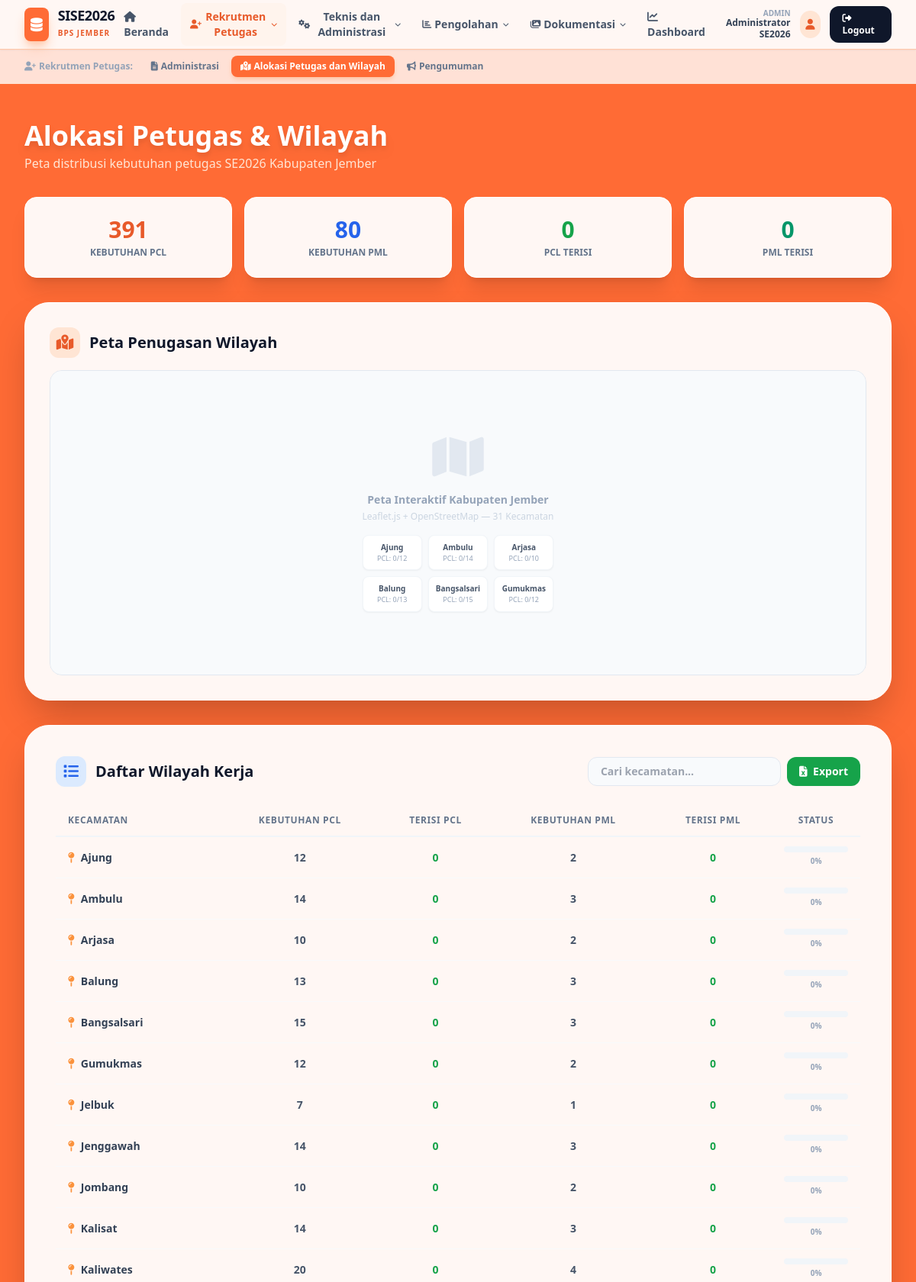
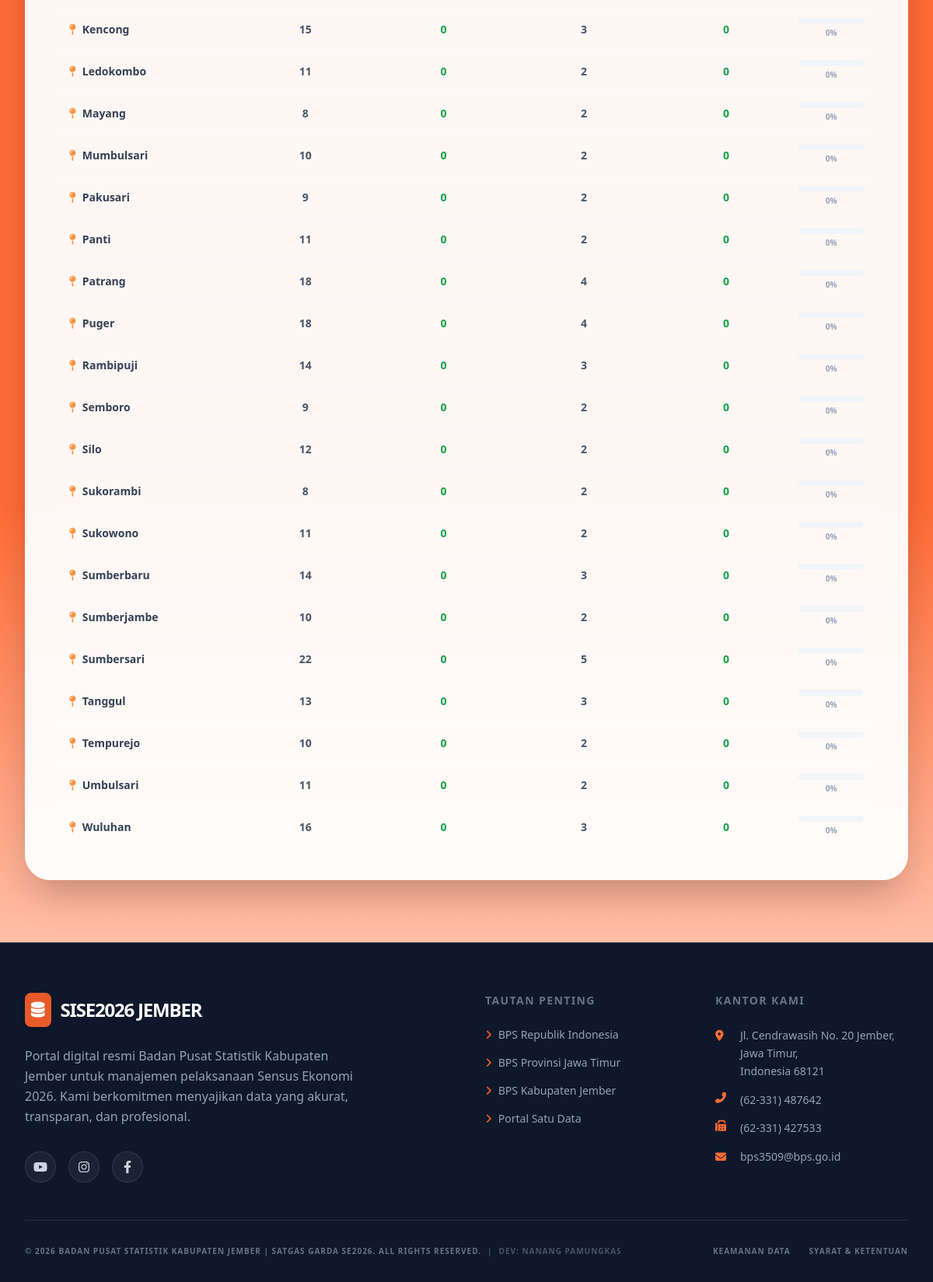
/?page=rekrutmen-petugas&sub=alokasi-petugas-dan-wilayah (signed in), run on the app's committed database (2 pictures, top to bottom).
### tables this page shows
CREATE TABLE `wilayah_kerja`  (
  `id` int NOT NULL AUTO_INCREMENT,
  `kode_kecamatan` varchar(10) NOT NULL,
  `nama_kecamatan` varchar(100) NOT NULL,
  `kebutuhan_pcl` int NULL DEFAULT 0,
  `kebutuhan_pml` int NULL DEFAULT 0,
  `terisi_pcl` int NULL DEFAULT 0,
  `terisi_pml` int NULL DEFAULT 0,
  `lat` decimal(10, 7) NULL DEFAULT NULL,
  `lng` decimal(10, 7) NULL DEFAULT NULL,
  `created_at` timestamp NULL DEFAULT CURRENT_TIMESTAMP,
  PRIMARY KEY (`id`) USING BTREE
);

### src/Models/RekrutmenModel.php (called while the page is built, shortened)
<?php
class RekrutmenModel {
    public static function getAllWilayah() {
        global $pdo;
        if (!$pdo || !self::tableExists('wilayah_kerja')) return self::getMockWilayah();
        try {
            $stmt = $pdo->query("SELECT * FROM wilayah_kerja ORDER BY nama_kecamatan ASC");
            $rows = $stmt->fetchAll();
            return $rows ?: self::getMockWilayah();
        } catch (PDOException $e) {
            error_log('[RekrutmenModel] Error: ' . $e->getMessage());
            return self::getMockWilayah();
        }
    }
    private static function tableExists(string $table): bool
    {
        global $pdo;
        try {
            $stmt = $pdo->query("SHOW TABLES LIKE " . $pdo->quote($table));
            return (bool) $stmt->fetchColumn();
        } catch (PDOException $e) {
            return false;
        }
    }
}

### src/functions.php (called while the page is built, shortened)
<?php
function get_all_wilayah() { return \App\Models\RekrutmenModel::getAllWilayah(); }
function e($value) {
    return htmlspecialchars((string) $value, ENT_QUOTES, 'UTF-8');
}

### views/rekrutmen/alokasi.php (the view, shortened to what this page needs)
<?php
$wilayah = get_all_wilayah();
$total_pcl_need = array_sum(array_column($wilayah, 'kebutuhan_pcl'));
$total_pml_need = array_sum(array_column($wilayah, 'kebutuhan_pml'));
$total_pcl_fill = array_sum(array_column($wilayah, 'terisi_pcl'));
$total_pml_fill = array_sum(array_column($wilayah, 'terisi_pml'));
?>
<main class="relative z-10 w-full overflow-hidden pb-20">
    <section class="pt-12 pb-8 max-w-7xl mx-auto px-4 sm:px-6 lg:px-8">
        <h1 class="text-3xl lg:text-4xl font-black text-white drop-shadow-lg">Alokasi Petugas & Wilayah</h1>
        <p class="text-orange-100 font-medium mt-1">Peta distribusi kebutuhan petugas SE2026 Kabupaten Jember</p>
    </section>
    <section class="max-w-7xl mx-auto px-4 sm:px-6 lg:px-8 space-y-8">
        <div class="grid grid-cols-2 md:grid-cols-4 gap-4">
            <div class="bg-white/95 backdrop-blur-md rounded-2xl p-6 shadow-xl border border-white text-center">
                <p class="text-3xl font-black text-orange-600"><?= $total_pcl_need ?></p>
                <p class="text-xs font-bold text-slate-500 uppercase mt-1">Kebutuhan PCL</p>
            </div>
            <div class="bg-white/95 backdrop-blur-md rounded-2xl p-6 shadow-xl border border-white text-center">
                <p class="text-3xl font-black text-blue-600"><?= $total_pml_need ?></p>
                <p class="text-xs font-bold text-slate-500 uppercase mt-1">Kebutuhan PML</p>
            </div>
            <div class="bg-white/95 backdrop-blur-md rounded-2xl p-6 shadow-xl border border-white text-center">
                <p class="text-3xl font-black text-green-600"><?= $total_pcl_fill ?></p>
                <p class="text-xs font-bold text-slate-500 uppercase mt-1">PCL Terisi</p>
            </div>
            <div class="bg-white/95 backdrop-blur-md rounded-2xl p-6 shadow-xl border border-white text-center">
                <p class="text-3xl font-black text-emerald-600"><?= $total_pml_fill ?></p>
                <p class="text-xs font-bold text-slate-500 uppercase mt-1">PML Terisi</p>
            </div>
        </div>
        <div class="bg-white/95 backdrop-blur-md rounded-[32px] p-6 md:p-8 shadow-2xl border border-white">
            <h2 class="text-xl font-black text-slate-900 mb-4 flex items-center gap-3">
                <div class="w-10 h-10 bg-orange-100 rounded-xl flex items-center justify-center"><i class="fas fa-map-marked-alt text-orange-600"></i></div>
                Peta Penugasan Wilayah
            </h2>
            <div id="map-container" class="w-full h-[400px] rounded-2xl bg-slate-100 border border-slate-200 overflow-hidden relative">
                <div class="absolute inset-0 flex items-center justify-center bg-slate-50">
                    <div class="text-center">
                        <i class="fas fa-map text-6xl text-slate-200 mb-4"></i>
                        <p class="text-sm font-bold text-slate-400">Peta Interaktif Kabupaten Jember</p>
                        <p class="text-xs text-slate-300 mt-1">Leaflet.js + OpenStreetMap — 31 Kecamatan</p>
                        <div class="mt-4 grid grid-cols-3 gap-2 max-w-xs mx-auto">
                            <?php foreach (array_slice($wilayah, 0, 6) as $w): ?>
                            <div class="bg-white rounded-lg p-2 shadow-sm border border-slate-100">
                                <p class="text-[10px] font-bold text-slate-600"><?= e($w['nama_kecamatan']) ?></p>
                                <p class="text-[9px] text-slate-400">PCL: <?= $w['terisi_pcl'] ?>/<?= $w['kebutuhan_pcl'] ?></p>
                            </div>
                            <?php endforeach; ?>
                        </div>
                    </div>
                </div>
            </div>
        </div>
        <div class="bg-white/95 backdrop-blur-md rounded-[32px] p-8 md:p-10 shadow-2xl border border-white">
            <div class="flex flex-col sm:flex-row justify-between items-start sm:items-center gap-4 mb-6">
                <h2 class="text-xl font-black text-slate-900 flex items-center gap-3">
                    <div class="w-10 h-10 bg-blue-100 rounded-xl flex items-center justify-center"><i class="fas fa-list text-blue-600"></i></div>
                    Daftar Wilayah Kerja
                </h2>
                <div class="flex gap-2">
                    <input type="text" placeholder="Cari kecamatan..." class="px-4 py-2 rounded-xl bg-slate-50 border border-slate-200 text-sm font-semibold focus:outline-none focus:border-orange-500">
                    <button class="bg-green-600 text-white px-4 py-2 rounded-xl text-sm font-bold hover:bg-green-700 transition-colors">
                        <i class="fas fa-file-excel mr-1"></i> Export
                    </button>
                </div>
            </div>
            <div class="overflow-x-auto">
                <table class="w-full text-sm">
                    <thead>
                        <tr class="border-b-2 border-slate-100">
                            <th class="text-left py-3 px-4 font-bold text-slate-500 uppercase text-xs tracking-wider">Kecamatan</th>
                            <th class="text-center py-3 px-4 font-bold text-slate-500 uppercase text-xs tracking-wider">Kebutuhan PCL</th>
                            <th class="text-center py-3 px-4 font-bold text-slate-500 uppercase text-xs tracking-wider">Terisi PCL</th>
                            <th class="text-center py-3 px-4 font-bold text-slate-500 uppercase text-xs tracking-wider">Kebutuhan PML</th>
                            <th class="text-center py-3 px-4 font-bold text-slate-500 uppercase text-xs tracking-wider">Terisi PML</th>
                            <th class="text-center py-3 px-4 font-bold text-slate-500 uppercase text-xs tracking-wider">Status</th>
                        </tr>
                    </thead>
                    <tbody>
                        <?php foreach ($wilayah as $w):
                            $pct = ($w['kebutuhan_pcl'] > 0) ? round(($w['terisi_pcl'] / $w['kebutuhan_pcl']) * 100) : 0;
                        ?>
                        <tr class="border-b border-slate-50 hover:bg-orange-50/50 transition-colors">
                            <td class="py-3 px-4 font-bold text-slate-700"><i class="fas fa-map-pin text-orange-400 mr-2"></i><?= e($w['nama_kecamatan']) ?></td>
                            <td class="py-3 px-4 text-center font-bold text-slate-600"><?= $w['kebutuhan_pcl'] ?></td>
                            <td class="py-3 px-4 text-center font-bold text-green-600"><?= $w['terisi_pcl'] ?></td>
                            <td class="py-3 px-4 text-center font-bold text-slate-600"><?= $w['kebutuhan_pml'] ?></td>
                            <td class="py-3 px-4 text-center font-bold text-green-600"><?= $w['terisi_pml'] ?></td>
                            <td class="py-3 px-4 text-center">
                                <div class="w-full bg-slate-100 rounded-full h-2 overflow-hidden">
                                </div>
                                <span class="text-[10px] font-bold text-slate-400"><?= $pct ?>%</span>
                            </td>
                        </tr>
                        <?php endforeach; ?>
                    </tbody>
                </table>
            </div>
        </div>
    </section>
</main>

### data on the page
wilayah_kerja: nama_kecamatan "Ajung", terisi_pcl "0", kebutuhan_pcl "12", kebutuhan_pml "2", terisi_pml "0"
wilayah_kerja: nama_kecamatan "Ambulu", terisi_pcl "0", kebutuhan_pcl "14", kebutuhan_pml "3", terisi_pml "0"
wilayah_kerja: nama_kecamatan "Arjasa", terisi_pcl "0", kebutuhan_pcl "10", kebutuhan_pml "2", terisi_pml "0"
wilayah_kerja: nama_kecamatan "Balung", terisi_pcl "0", kebutuhan_pcl "13", kebutuhan_pml "3", terisi_pml "0"
wilayah_kerja: nama_kecamatan "Bangsalsari", terisi_pcl "0", kebutuhan_pcl "15", kebutuhan_pml "3", terisi_pml "0"
wilayah_kerja: nama_kecamatan "Gumukmas", terisi_pcl "0", kebutuhan_pcl "12", kebutuhan_pml "2", terisi_pml "0"
wilayah_kerja: nama_kecamatan "Jelbuk", kebutuhan_pcl "7", terisi_pcl "0", kebutuhan_pml "1", terisi_pml "0"
wilayah_kerja: nama_kecamatan "Jenggawah", kebutuhan_pcl "14", terisi_pcl "0", kebutuhan_pml "3", terisi_pml "0"
wilayah_kerja: nama_kecamatan "Jombang", kebutuhan_pcl "10", terisi_pcl "0", kebutuhan_pml "2", terisi_pml "0"
wilayah_kerja: nama_kecamatan "Kalisat", kebutuhan_pcl "14", terisi_pcl "0", kebutuhan_pml "3", terisi_pml "0"
wilayah_kerja: nama_kecamatan "Kaliwates", kebutuhan_pcl "20", terisi_pcl "0", kebutuhan_pml "4", terisi_pml "0"
wilayah_kerja: nama_kecamatan "Kencong", kebutuhan_pcl "15", terisi_pcl "0", kebutuhan_pml "3", terisi_pml "0"
wilayah_kerja: nama_kecamatan "Ledokombo", kebutuhan_pcl "11", terisi_pcl "0", kebutuhan_pml "2", terisi_pml "0"
wilayah_kerja: nama_kecamatan "Mayang", kebutuhan_pcl "8", terisi_pcl "0", kebutuhan_pml "2", terisi_pml "0"
wilayah_kerja: nama_kecamatan "Mumbulsari", kebutuhan_pcl "10", terisi_pcl "0", kebutuhan_pml "2", terisi_pml "0"
wilayah_kerja: nama_kecamatan "Pakusari", kebutuhan_pcl "9", terisi_pcl "0", kebutuhan_pml "2", terisi_pml "0"
wilayah_kerja: nama_kecamatan "Panti", kebutuhan_pcl "11", terisi_pcl "0", kebutuhan_pml "2", terisi_pml "0"
wilayah_kerja: nama_kecamatan "Patrang", kebutuhan_pcl "18", terisi_pcl "0", kebutuhan_pml "4", terisi_pml "0"
wilayah_kerja: nama_kecamatan "Puger", kebutuhan_pcl "18", terisi_pcl "0", kebutuhan_pml "4", terisi_pml "0"
wilayah_kerja: nama_kecamatan "Rambipuji", kebutuhan_pcl "14", terisi_pcl "0", kebutuhan_pml "3", terisi_pml "0"
wilayah_kerja: nama_kecamatan "Semboro", kebutuhan_pcl "9", terisi_pcl "0", kebutuhan_pml "2", terisi_pml "0"
wilayah_kerja: nama_kecamatan "Silo", kebutuhan_pcl "12", terisi_pcl "0", kebutuhan_pml "2", terisi_pml "0"
wilayah_kerja: nama_kecamatan "Sukorambi", kebutuhan_pcl "8", terisi_pcl "0", kebutuhan_pml "2", terisi_pml "0"
wilayah_kerja: nama_kecamatan "Sukowono", kebutuhan_pcl "11", terisi_pcl "0", kebutuhan_pml "2", terisi_pml "0"
wilayah_kerja: nama_kecamatan "Sumberbaru", kebutuhan_pcl "14", terisi_pcl "0", kebutuhan_pml "3", terisi_pml "0"
wilayah_kerja: nama_kecamatan "Sumberjambe", kebutuhan_pcl "10", terisi_pcl "0", kebutuhan_pml "2", terisi_pml "0"
wilayah_kerja: nama_kecamatan "Sumbersari", kebutuhan_pcl "22", terisi_pcl "0", kebutuhan_pml "5", terisi_pml "0"
wilayah_kerja: nama_kecamatan "Tanggul", kebutuhan_pcl "13", terisi_pcl "0", kebutuhan_pml "3", terisi_pml "0"
wilayah_kerja: nama_kecamatan "Tempurejo", kebutuhan_pcl "10", terisi_pcl "0", kebutuhan_pml "2", terisi_pml "0"
wilayah_kerja: nama_kecamatan "Umbulsari", kebutuhan_pcl "11", terisi_pcl "0", kebutuhan_pml "2", terisi_pml "0"
wilayah_kerja: nama_kecamatan "Wuluhan", kebutuhan_pcl "16", terisi_pcl "0", kebutuhan_pml "3", terisi_pml "0"

### other printed values
$menu['label'] "Rekrutmen Petugas"
$menu['label'] "Teknis dan Administrasi"
$menu['label'] "Pengolahan"
$menu['label'] "Dokumentasi"
$user_role "ADMIN"
$user_name "Administrator SE2026"
$menus[$current_page]['label'] "Rekrutmen Petugas"
$smenu['label'] "Administrasi"
$smenu['label'] "Alokasi Petugas dan Wilayah"
$smenu['label'] "Pengumuman"
$total_pcl_need "391"
$total_pml_need "80"
$total_pcl_fill "0"
$total_pml_fill "0"
SE_YEAR "2026"
